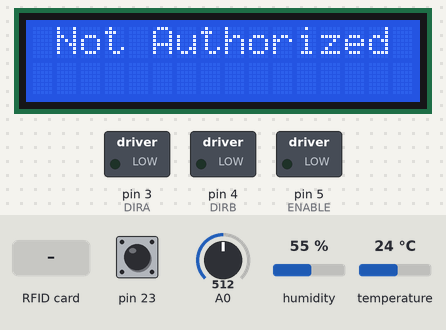
A sketch run on a simulated Arduino Mega 2560, built with avr-gcc and run on an emulated ATmega2560. Shown: 16×2 character LCD, switched loads named in the sketch (green lamp = pin HIGH). The inputs (shaded band) are chosen by the test bench; at power-on: pin 23 HIGH, temperature 24 °C, A0 = 512, humidity 55 %. Pins used as bus, display or sensor lines are not drawn.

Above: at 1.3 s.
1.4 s: RFID card 5E 7A 19 C4 held to the reader
At 3.1 s:
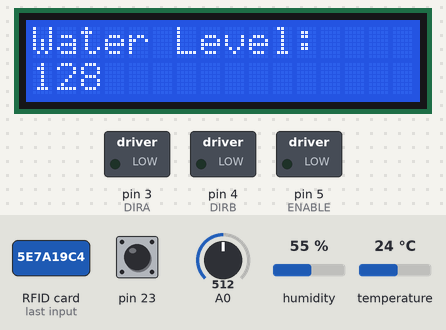
3.3 s: pin 23 pulled LOW for 1 s
At 5.2 s:
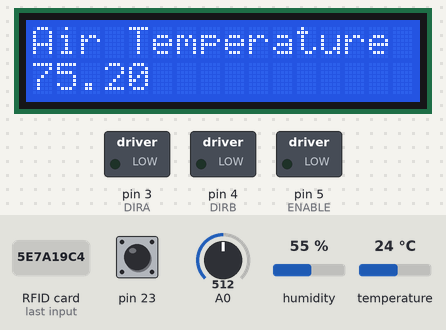
5.9 s: temperature set to 26 °C
At 8.0 s:
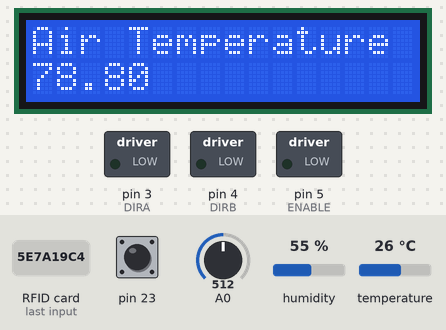
8.4 s: temperature set to 29 °C
At 9.5 s:
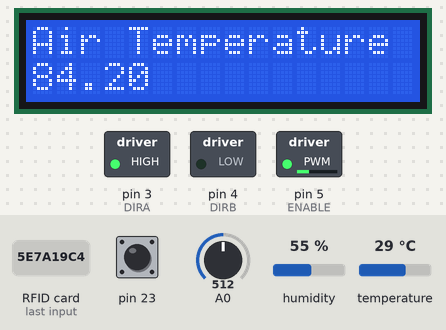
10.6 s: temperature set to 12 °C
At 12.2 s:
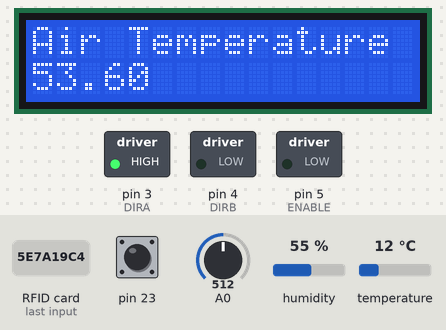
12.7 s: pin 23 pulled LOW for 0.4 s
At 13.6 s:
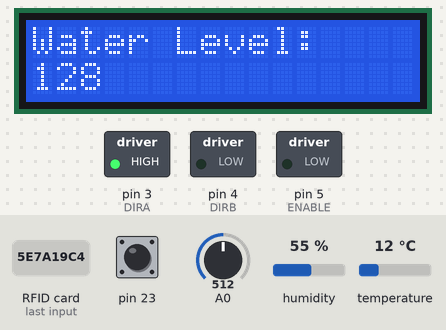
Timing chart, 0 to 15.6 s (numbered marks = the images above; inputs shaded):
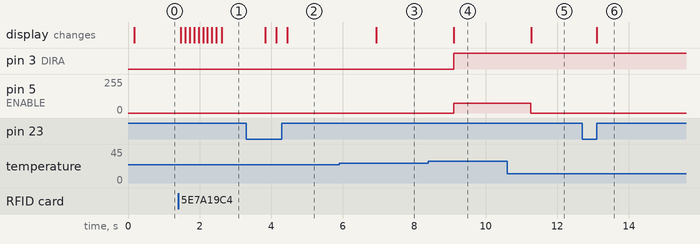

Measured:
- the behaviour switches between 27 and 28 °C on temperature (found by bisection; images 3 and 4)
- after the input at 1.4 s, the display: first changes after 0.07 s (image 1 shows a later state)
- after the input at 3.3 s, the display: changes after 0.54 s (image 2)
- after the input at 5.9 s, the display: changes after 1.0 s (image 3)
- after the input at 8.4 s, pin 3 (DIRA): LOW → HIGH after 0.70 s; pin 5 (ENABLE): 0/255 → 75/255 after 0.70 s; the display: changes after 0.71 s (image 4)
- after the input at 10.6 s, pin 5 (ENABLE): 75/255 → 0/255 after 0.66 s; the display: changes after 0.67 s (image 5)
- after the input at 12.7 s, the display: changes after 0.40 s (image 6)

The sketch:

main.ino
```cpp
//group project
#include <Arduino.h>
#include <SPI.h>
#include <MFRC522.h>
#include <LiquidCrystal.h>
#include <DHT.h>
#include <DHT_U.h>

#define DHTTYPE DHT11
#define DHT_SENSOR_PIN 2
#define SS_PIN 53
#define RST_PIN 13
#define A0_PIN 0
#define ENABLE 5
#define DIRA 3
#define DIRB 4

// Defining states
#define RFID_READING_STATE 2000
#define AUTHORIZING_STATE 2100
#define WATER_LEVEL_SCREEN_STATE 2200
#define AIR_TEMPERATURE_SCREEN_STATE 2300

//This is for LCD change info button
//define port H Register pointers
volatile unsigned char* port_h = (unsigned char*) 0x102;
volatile unsigned char* ddr_h  = (unsigned char*) 0x101;
volatile unsigned char* pin_h  = (unsigned char*) 0x100;
// Watersensor
volatile unsigned char* port_f = (unsigned char*) 0x31;
volatile unsigned char* ddr_f  = (unsigned char*) 0x30;
volatile unsigned char* pin_f  = (unsigned char*) 0x2F;
// onboard LED
volatile unsigned char* port_b = (unsigned char*) 0x25;
volatile unsigned char* ddr_b  = (unsigned char*) 0x24;
volatile unsigned char* pin_b  = (unsigned char*) 0x23;
// define port E register pointers
volatile unsigned char* port_e = (unsigned char*) 0x2E;
volatile unsigned char* ddr_e  = (unsigned char*) 0x2D;
volatile unsigned char* pin_e  = (unsigned char*) 0x2C;
// define port G register pointers
volatile unsigned char* port_g = (unsigned char*) 0x34;
volatile unsigned char* ddr_g  = (unsigned char*) 0x33;
volatile unsigned char* pin_g  = (unsigned char*) 0x32;
// define port A register pointers
volatile unsigned char* port_a = (unsigned char*) 0x22;
volatile unsigned char* ddr_a  = (unsigned char*) 0x21;
volatile unsigned char* pin_a  = (unsigned char*) 0x20;

DHT dht( DHT_SENSOR_PIN, DHTTYPE );
MFRC522 rfid(SS_PIN, RST_PIN); // Instance of the class

MFRC522::MIFARE_Key key;

LiquidCrystal lcd(7,8,9,10,11,12);
void badgeIn();
void Cyclic();
void getTempAndWater();
void startYourEngines();
bool buttonPress();
bool buttonReleased();
void adc_init();
uint8_t adc_read(uint8_t adc_channel);

// Globals
byte nuidPICC[4];
volatile float temperature = 0.00;
volatile uint8_t water_level = 0;
volatile bool authorized = false;
volatile int screenstate = 0;
volatile int state = 0;
volatile int next_state = 2000;

const float threshold = 80.70f; // set at this temperature for demonstration purposes

void setup() {
  Serial.begin(9600);
  dht.begin();
  SPI.begin();     // Init SPI bus
  rfid.PCD_Init(); // Init MFRC522
  adc_init();      // initialize ADC for 8 bit resolution
  lcd.begin(16, 2);
  *ddr_a &= ~(1 << PA1); // Set Digital pin 23 as output
  *port_a |= (1 << PA1); // Set internal pullup resistor
  //LED
  *ddr_b |= 0x80;
  // Motor IO setup
  pinMode(ENABLE,OUTPUT);
  pinMode(DIRA,OUTPUT);
  pinMode(DIRB,OUTPUT);
}

void loop() {

  Cyclic();
  state = next_state;
  switch(state) {
    case RFID_READING_STATE:
      badgeIn();
      break;
    case AUTHORIZING_STATE:
      for (int i = 0; i < 3; i++){
      lcd.setCursor(0, 0);
      lcd.print(" Authorizing.   ");
      lcd.setCursor(0, 1);
      lcd.print("                ");
      delay(120);
      lcd.setCursor(0, 0);
      lcd.print(" Authorizing..  ");
      lcd.setCursor(0, 1);
      lcd.print("                ");
      delay(120);
      lcd.setCursor(0, 0);
      lcd.print(" Authorizing... ");
      lcd.setCursor(0, 1);
      lcd.print("                ");
      delay(120);
      }
      next_state = WATER_LEVEL_SCREEN_STATE;
      break;
    case WATER_LEVEL_SCREEN_STATE:
      lcd.clear();
      lcd.setCursor(0, 0);
      lcd.print("Water Level:    ");
      lcd.setCursor(0, 1);
      lcd.print(water_level);
      if(buttonPress())
        next_state = AIR_TEMPERATURE_SCREEN_STATE;
      break;
    case AIR_TEMPERATURE_SCREEN_STATE:
      lcd.clear();
      lcd.setCursor(0, 0);
      lcd.print("Air Temperature ");
      lcd.setCursor(0, 1);
      lcd.print(temperature);
      if(buttonPress())
        next_state = WATER_LEVEL_SCREEN_STATE;
      break;
  }
}

void Cyclic() {

  getTempAndWater();
  startYourEngines();

}


bool buttonPress(){
  if (*pin_a & (1 << PA1)){
    delay(300);
    *port_b |= 0x80; //LED HIGH
    return false;
   } else {
     delay(300);
    *port_b &= ~(0x80); //LED LOW
    return true;
   }
}

void badgeIn() {
  if(!rfid.PICC_ReadCardSerial()&&
  !rfid.PICC_IsNewCardPresent()) {
    lcd.setCursor(0, 0);
    lcd.print(" Not Authorized ");
    lcd.setCursor(0, 1);
    lcd.print("                ");
    while (buttonPress()) {
      lcd.setCursor(0, 0);
      lcd.print("   PLEASE USE   ");
      lcd.setCursor(0, 1);
      lcd.print("   RFID CARD    ");
      delay(200);
    }
  }
  else
    next_state = AUTHORIZING_STATE;
  // Halt PICC
  rfid.PICC_HaltA();
  // Stop encryption on PCD
  rfid.PCD_StopCrypto1();
}

void startYourEngines()
{
   if(temperature > threshold)
  {
    analogWrite(ENABLE, 75);
    digitalWrite(DIRA,HIGH);
    digitalWrite(DIRB,LOW);
  }
  else
  {
    analogWrite(ENABLE, 0);
    digitalWrite(ENABLE, LOW);
  }
}

void getTempAndWater()
{
  temperature = dht.readTemperature(true);
  if (isnan(temperature))
  {
    Serial.println(F("Failed to read from DHT sensor!"));
    return;
  }
  water_level = adc_read(A0_PIN);
}

void adc_init() {
  // Set reference voltage to voltage supply and left justify the output
  ADMUX |= (1<<REFS0) | (1 << ADLAR);
  // Set prescaler division  factor oto 128
  ADCSRA |= (1 << ADEN) | (1 << ADPS0) | (1 << ADPS1) | (1 << ADPS2);
}

uint8_t adc_read(uint8_t adc_channel) {
  // Clears DIDR0 and DIDR2
  DIDR0 = 0x00;
  DIDR2 = 0x00;
  // Disables appropriate digital input buffer
  if (adc_channel < 8)
    DIDR0 |= (1 << adc_channel);
  else
    DIDR2 |= (1 << (adc_channel - 8));
  // Start sample
  ADCSRA |= (1 << ADSC);
  // Wait till sampling complete
  while(ADCSRA & (1 << ADIF == 0));
  // return ADC result
  return ADCH;
}
```
